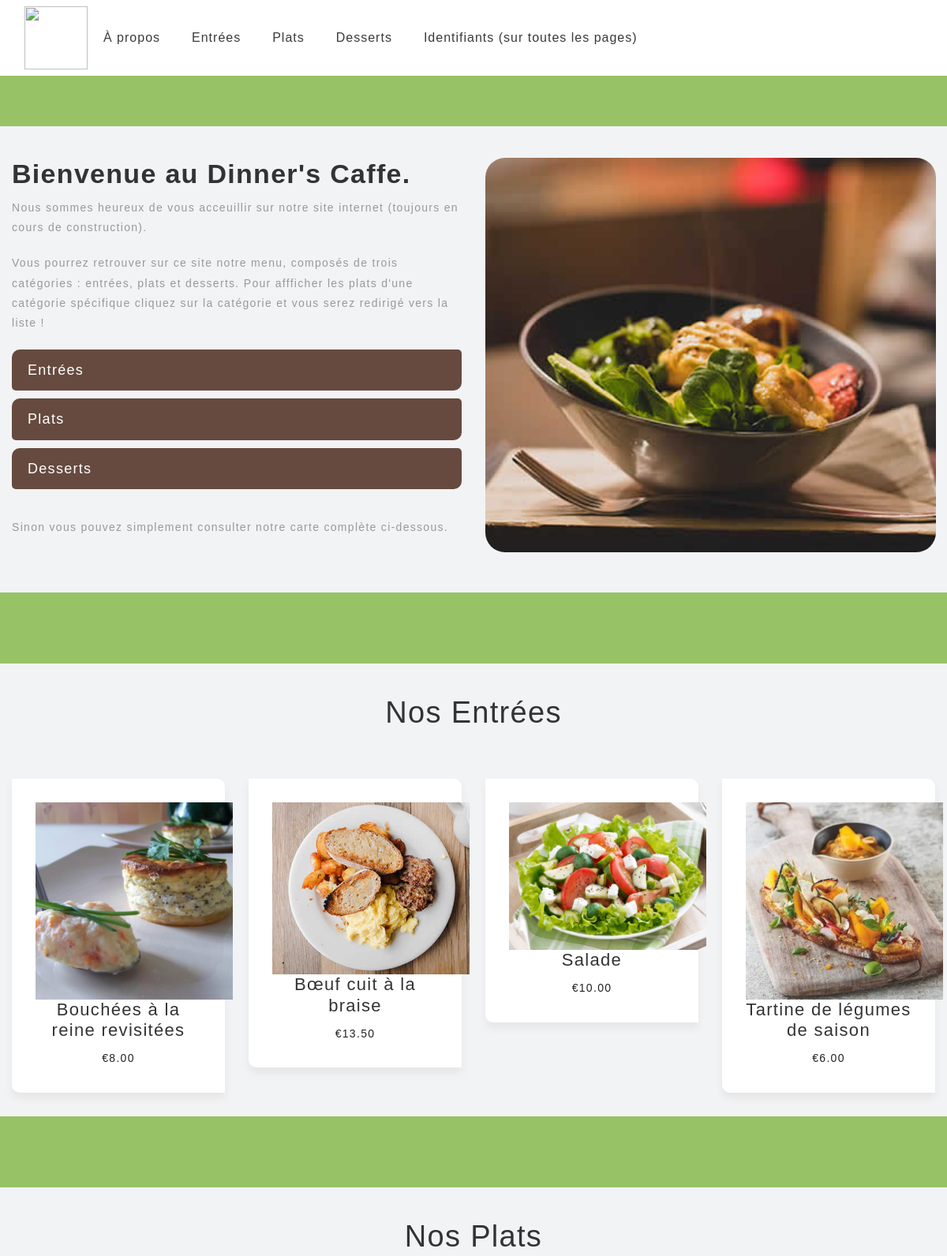
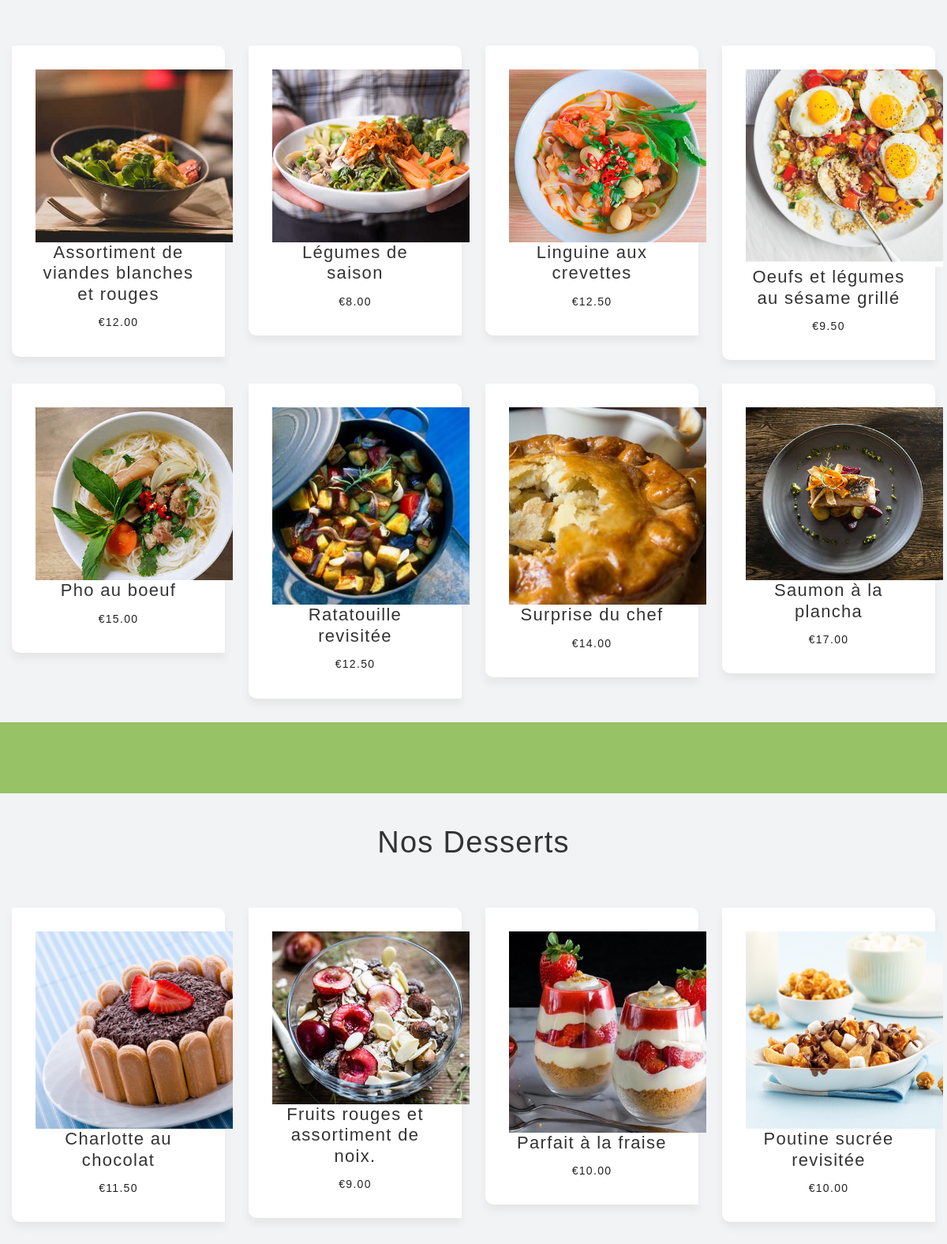
Screenshot of /php/selection.php (signed in, upper part) with the database file from the repository (2 pictures, top to bottom).
### tables this page shows
CREATE TABLE `categorie` (
  `codeCat` varchar(1) NOT NULL,
  `libellecat` varchar(50) DEFAULT NULL
);

CREATE TABLE `plat` (
  `refplat` varchar(4) NOT NULL,
  `codeCat` varchar(1) DEFAULT NULL,
  `nomPlat` varchar(50) DEFAULT NULL,
  `prix` decimal(5,2) DEFAULT NULL,
  `nomimg` varchar(50) DEFAULT NULL,
  `hitParade` int(1) DEFAULT NULL
);

### persistance/DialogueBD.php (called while the page is built, shortened)
<?php
class DialogueBD
{
    public function getCategories()
    {
        try {
            $conn = Connexion::getConnexion();
            $sql = "SELECT * FROM categorie";
            $sth = $conn->prepare($sql);
            $sth->execute();
            return $sth->fetchAll(PDO::FETCH_ASSOC);
        } catch (PDOException $e) {
            $erreur = $e->getMessage();
        }
    }
    public function getPlats($codeCat)
    {
        try {
            $conn = Connexion::getConnexion();
            $sql = 'SELECT * FROM plat WHERE codeCat="'.$codeCat.'"';
            $sth = $conn->prepare($sql);
            $sth->execute();
            return $sth->fetchAll(PDO::FETCH_ASSOC);
        } catch (PDOException $e) {
            $erreur = $e->getMessage();
        }
    }
}

### php/selection.php (the view, shortened to what this page needs)
<?php
include("connexion_header.php");
?>
<html lang="fr">
<head>
    <link rel="stylesheet" href="../css/bootstrap.min.css">
    <link rel="stylesheet" href="../design.css">
</head>
<body id="page-top">
<div class="cont-box"></div>
<div id="about" class="section lb">
    <div class="container-fluid">
        <div class="row">
            <div class="col-md-6">
                <div class="message-box">
                    <h2>Bienvenue au Dinner's Caffe.</h2>
                    <p>Nous sommes heureux de vous acceuillir sur notre site internet (toujours en cours de construction).</p>
                    <p>Vous pourrez retrouver sur ce site notre menu, composés de trois catégories : entrées, plats et desserts. Pour affficher les plats d'une catégorie spécifique cliquez sur la catégorie et vous serez redirigé vers la liste !</p>
                    <ul>
                        <?php
                        $cats = $bd->getCategories();
                        foreach($cats as $cat) {
                        echo '<li><a href="listePlats.php?codeCat=' . $cat["codeCat"] . "&libellecat=" . $cat["libellecat"] . '">' . $cat["libellecat"] . '</a></li>';
                        }
                        ?>
                    </ul>
                    <br>
                    <p>Sinon vous pouvez simplement consulter notre carte complète ci-dessous.</p>
                </div>
            </div>
            <div class="col-md-6">
                <div >
                    <img class ="msg-box-right" src="../images/menu-img-02.jpg" alt="">
                </div>
            </div>
        </div>
    </div>
</div>
<div class="cont-box"></div>
<?php
foreach($cats as $cat) {
    echo('<div id="'.$cat["libellecat"].'" class="section lb">');
    echo('<div class="container-fluid"><div class="section-title text-center">
            <h3>Nos '.$cat["libellecat"].'</h3></div>');
    echo('<div class="row">');
    $plats = $bd->getPlats($cat["codeCat"]);
    foreach ($plats as $plat) {
        echo("<div class=\"col-md-3\"><div class=\"services-inner-box\">
                    <div class=\"ser-icon\">
                        <img src=../images/".$plat["nomimg"] ." class=\"img-fluid\" alt=\"\" />
                    </div>
                    <h2>".$plat["nomPlat"]."</h2>
                    <a  href=\"#\">€".$plat["prix"] ."</a>
                </div></div>");
    }
    echo("</div>");
    echo("</div>");
    echo'<div class="cont-box"></div>';
}
?>
</body>
</html>

### design.css (style rules this page uses)
body { color: #999999; font-size: 14px; font-family: 'Exo 2', sans-serif; line-height: 1.80857; font-weight: 200; letter-spacing: 1.3px; padding-top: 70px; }
html, body { height: 100%; }
body .container-fluid { max-width: 1500px }
a { color: #1f1f1f; text-decoration: none !important; outline: none !important; }
h1, h2, h3, h4, h5, h6 { font-weight: normal; position: relative; padding: 0 0 10px 0; line-height: 120% !important; color: #333333; margin: 0 }
h2 { font-size: 22px }
h3 { font-size: 18px }
.logo { height: 80px; }
.msg-box-right { height: 500px; border-radius: 25px; }
a { color: #222222; text-decoration: none; outline: none; }
a, .btn { text-decoration: none !important; outline: none !important; transition: all .3s ease-in-out; }
ul, li, ol { margin: 0px; list-style: none; padding: 0px; }
.navbar-dark { background: #ffffff; }
.navbar-dark .navbar-nav .nav-link { color: #3a3a3a; letter-spacing: 1px; font-size: 16px; position: relative; padding: 10px 15px; }
.navbar-dark .navbar-nav .nav-item { margin: 0px 5px; }
.section-title { display: block; position: relative; margin-bottom: 60px; }
.section-title h3 { font-size: 38px; font-weight: 500; line-height: 62px; margin: 0 0 25px; padding: 0; text-transform: none; }
.section.lb { margin-top: -90px; padding-top: 130px; padding-bottom: 50px; background-color: #f2f3f5; }
.cont-box { background-size: cover; background: url(images/count-bg.jpg) no-repeat fixed center; position: relative; height: 90px; }
.cont-box::before { content: "" ; position: absolute; background: rgba(141,189,86,0.9); width: 100%; height: 100%; left: 0px; top: 0px; }
.services-inner-box { padding: 30px; background: #ffffff; margin-bottom: 30px; border-radius: 0px 10px; box-shadow: 0 7px 10px #e6e6e6; text-align: center; }
.ser-icon { width: 250px; text-align: center; line-height: 90px; background: #8dbd56; margin: 0 auto; }
.message-box h2 { font-size: 34px; font-weight: 700; padding: 0 0 10px; margin: 0; line-height: 62px; text-transform: none; }
.message-box p { margin-bottom: 20px; }
.message-box ul li { background: #664a3f; padding: 10px 20px; margin-bottom: 10px; color: #ffffff; font-weight: 500; font-size: 18px; border-radius: 10px 5px; }
.message-box a { color: #ffffff; }

### rows the page displays
categorie: libellecat "Entrées"
categorie: libellecat "Plats"
categorie: libellecat "Desserts"
plat: nomimg (picture), nomPlat "Bouchées à la reine revisitées", prix "8.00"
plat: nomimg (picture), nomPlat "Bœuf cuit à la braise", prix "13.50"
plat: nomimg (picture), nomPlat "Salade", prix "10.00"
plat: nomimg (picture), nomPlat "Tartine de légumes de saison", prix "6.00"
plat: nomimg (picture), nomPlat "Assortiment de viandes blanches et rouges", prix "12.00"
plat: nomimg (picture), nomPlat "Légumes de saison", prix "8.00"
plat: nomimg (picture), nomPlat "Linguine aux crevettes", prix "12.50"
plat: nomimg (picture), nomPlat "Oeufs et légumes au sésame grillé", prix "9.50"
plat: nomimg (picture), nomPlat "Pho au boeuf", prix "15.00"
plat: nomimg (picture), nomPlat "Ratatouille revisitée", prix "12.50"
plat: nomimg (picture), nomPlat "Surprise du chef", prix "14.00"
plat: nomimg (picture), nomPlat "Saumon à la plancha", prix "17.00"
plat: nomimg (picture), nomPlat "Charlotte au chocolat", prix "11.50"
plat: nomimg (picture), nomPlat "Fruits rouges et assortiment de noix.", prix "9.00"
plat: nomimg (picture), nomPlat "Parfait à la fraise", prix "10.00"
plat: nomimg (picture), nomPlat "Poutine sucrée revisitée", prix "10.00"
